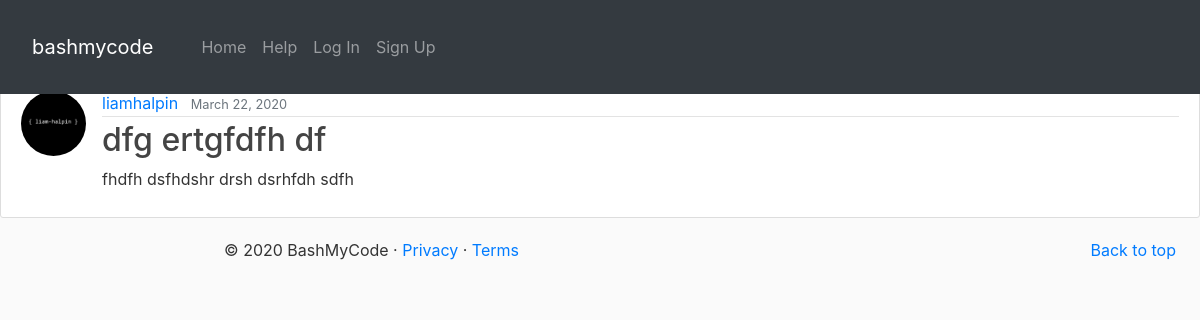
Page /bashmycode/post/15/ on the committed database.
### bashmycode/models.py (models this page shows, shortened)
class Post(models.Model):
    POST_CHOICES = [
        ('HELP', 'HELP'),
        ('BASH', 'BASH'),
    ]
    title = models.CharField(max_length=100)
    content = models.TextField()
    date_posted = models.DateTimeField(auto_now_add=True)
    author = models.ForeignKey(User, on_delete=models.CASCADE)
    post_type = models.CharField(max_length=4, blank=True, choices=POST_CHOICES)

class Profile(models.Model):
    user = models.OneToOneField(User, on_delete=models.CASCADE)
    image = models.ImageField(default='default.jpg', upload_to='profile_pics')

### bashmycode/views.py (the view)
# urls.py: path('post/<int:pk>/', PostDetailView.as_view(), name='post-detail'),
class PostDetailView(DetailView):
    model = Post

### templates/bashmycode/post_detail.html (shortened to what this page needs)
{% extends 'bashmycode/base.html' %}
{% block content %}
    <article class="media content-section">
        <img class="rounded-circle article-img" src="{{ object.author.profile.image.url }}"/>
        <div class="media-body">
            <div class="article-metadata">
                <a class="mr-2" href="{% url 'bashmycode:user-posts' object.author.username %}">{{ object.author }}</a>
                <small class="text-muted">{{ object.date_posted|date:"F d, Y" }}</small>
            </div>
            <h2 class="article-title">{{ object.title }}</h2>
            <p class="article-content">{{ object.content }}</p>
        </div>
    </article>
{% endblock content %}

### static/blog/main.css (style rules this page uses)
body { background: #fafafa; color: #333333; margin-top: 5rem; }
h1, h2, h3, h4, h5, h6 { color: #444444; }
.content-section { background: #ffffff; padding: 10px 20px; border: 1px solid #dddddd; border-radius: 3px; margin-bottom: 20px; }
.article-title { color: #444444; }
.article-content { white-space: pre-line; }
.article-img { height: 65px; width: 65px; margin-right: 16px; }
.article-metadata { padding-bottom: 1px; margin-bottom: 4px; border-bottom: 1px solid #e3e3e3 }

### rows in the picture
Post: author.profile.image (picture), author "liamhalpin", date_posted "March 22, 2020", title "dfg ertgfdfh df", content "fhdfh dsfhdshr drsh dsrhfdh sdfh"
